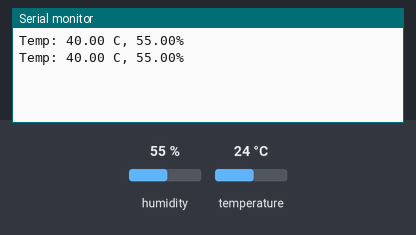
This sketch was run on a simulated ESP8266 (NodeMCU). Parts: the last lines printed to the serial monitor. The test bench sets the inputs (shaded band); at power-on: humidity 55 %, temperature 24 °C.

Above: at 10.8 s.
10.9 s: humidity set to 22 %
At 16.0 s:
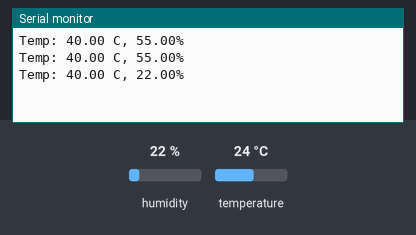
18.4 s: temperature set to 12 °C
At 20.7 s:
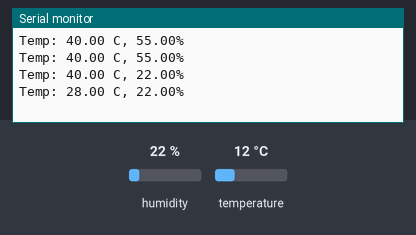
25.9 s: humidity set to 40 %
At 31.2 s:
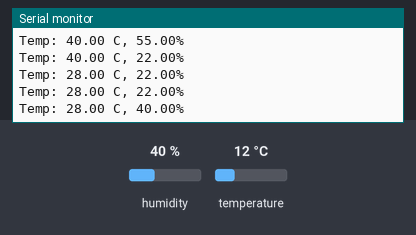
Timing chart, 0 to 32.7 s (numbered marks = the images above; inputs shaded):
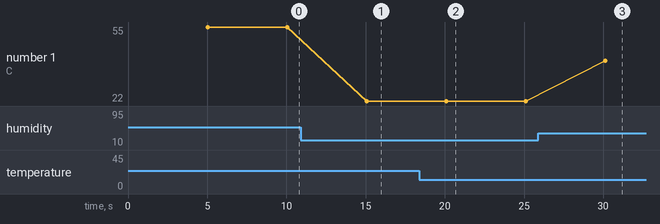

Measured:
- after the input at 10.9 s, the serial monitor: prints a new line after 4.2 s (image 1)
- after the input at 18.4 s, the serial monitor: prints a new line after 1.7 s (image 2)
- after the input at 25.9 s, the serial monitor: prints a new line after 4.2 s (image 3)
- plotted number 1: 55 → 22 after the input at 10.9 s, 22 → 40 after the input at 25.9 s

The sketch:

DHT11.ino
```cpp
#include <ESP8266WiFi.h>
#include <DHT.h>

#define DHTPIN D4     // Pin connected to the DHT sensor
#define DHTTYPE DHT11 // DHT 11

DHT dht(DHTPIN, DHTTYPE);

void setup() {
  Serial.begin(9600);
  dht.begin();
}

void loop() {
  delay(5000);  // Wait for 2 seconds

  float humidity = dht.readHumidity();
  float temperature = dht.readTemperature();
  temperature = temperature + 16;

  if (!isnan(humidity) && !isnan(temperature)) {
    Serial.print("Temp: ");
    Serial.print(temperature);
    Serial.print(" C, ");
    //Serial.print(temperature * 9 / 5 + 32); // Convert to Fahrenheit
    //Serial.print(" F, Hum: ");
    Serial.print(humidity);
    Serial.println("%");
  } else {
    Serial.println("Failed to read from DHT sensor!");
  }
}
```
